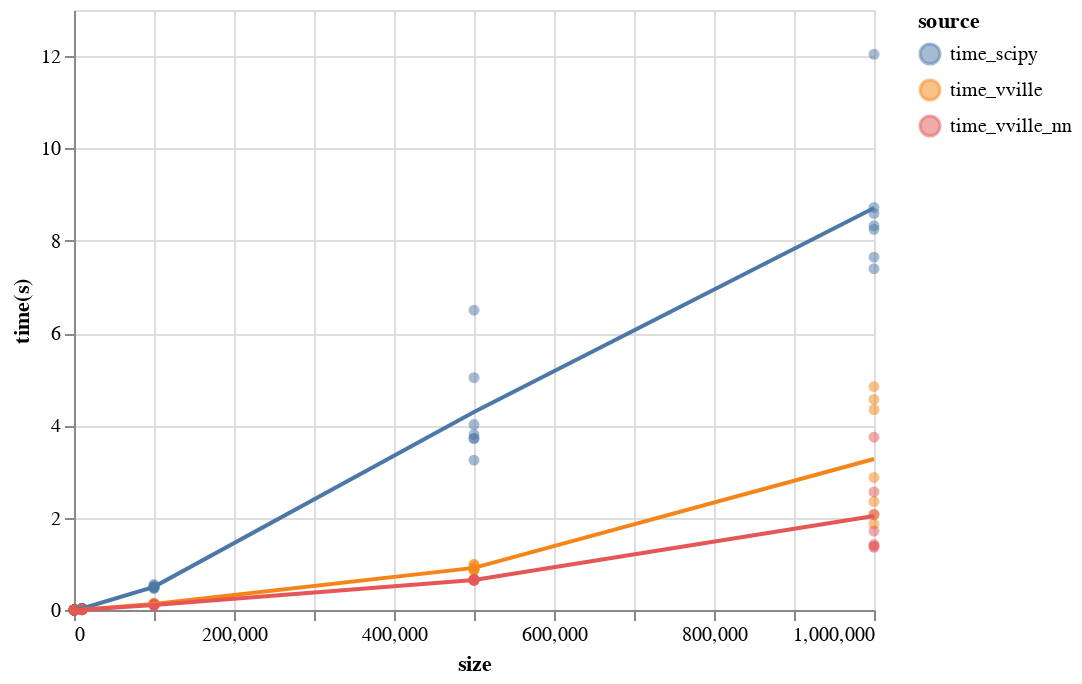

Here is the notebook cell this chart was saved with:
### Code cell
points = (
    alt.Chart(timing_df)
    .mark_circle(opacity=0.5)
    .encode(x="size", y=alt.Y("time", title="time(s)"), color="source")
)
mean = (
    alt.Chart(timing_df)
    .mark_line()
    .encode(x=alt.X("size"), y=alt.Y("mean(time)", title="time(s)"), color="source")
)
points + mean

### Figure 1 — Vega-Lite specification as saved in the notebook (floating-point values rounded to 4 significant figures; data arrays with more than 128 entries replaced by an {"elided": "..."} marker saying what was removed)
{"config": {"view": {"continuousWidth": 400, "continuousHeight": 300}}, "layer": [{"mark": {"type": "circle", "opacity": 0.5}, "encoding": {"color": {"field": "source", "type": "nominal"}, "x": {"field": "size", "type": "quantitative"}, "y": {"field": "time", "title": "time(s)", "type": "quantitative"}}}, {"mark": "line", "encoding": {"color": {"field": "source", "type": "nominal"}, "x": {"field": "size", "type": "quantitative"}, "y": {"aggregate": "mean", "field": "time", "title": "time(s)", "type": "quantitative"}}}], "data": {"name": "data-ef4fe913ad28c69da7c37abc5b76959e"}, "$schema": "https://vega.github.io/schema/vega-lite/v4.17.0.json", "datasets": {"data-ef4fe913ad28c69da7c37abc5b76959e": {"elided": "147 records"}}}
